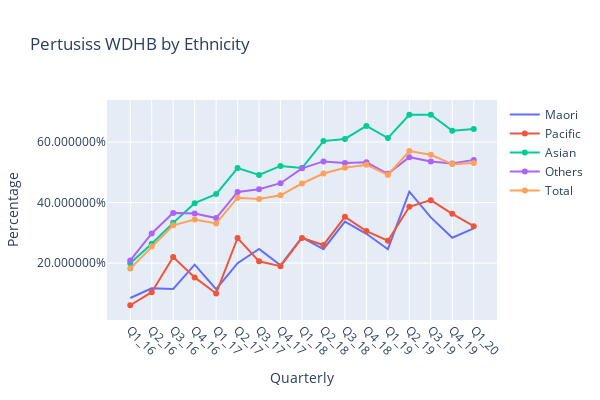

The notebook cell saved with this chart:
### Markdown cell above
## Coverage by DHB and Ethnicity (Quarterly Trends)

### Code cell
import pandas as pd
import matplotlib.pyplot as plt
import plotly.graph_objects as go
import numpy as np
#DHBAll = pd.ExcelFile('G:/Funding Team/Planning/Health Information/HIAT/Michael Files/Antinatal Vaccination/April 2019 to March 2020/For Python.xlsx')
#DHBPert = pd.read_excel(DHBAll, 'Pertussis Graphs', skiprows=5)
WDHBEthnic = DHBPert[['Maori','Pacific','Asian', 'European_Other', 'Total']]
WDHBEthnic=WDHBEthnic.round(3)
WDHBEthnic=WDHBEthnic[:29]

# Declare a list that is to be converted into a column 
Quarter = ['Q1_16', 'Q2_16', 'Q3_16', 'Q4_16','Q1_17', 'Q2_17', 'Q3_17', 'Q4_17','Q1_18', 'Q2_18', 'Q3_18', 'Q4_18','Q1_19', 
           'Q2_19', 'Q3_19', 'Q4_19','Q1_20', 'Q2_20', 'Q3_20', 'Q4_20',
           'Q1_21', 'Q2_21', 'Q3_21', 'Q4_21','Q1_22', 'Q2_22', 'Q3_22', 'Q4_22', 'Q1_23'] 
# Using 'Address' as the column name 
# and equating it to the list 
WDHBEthnic['Quarter'] = Quarter 
WDHBEthnic=WDHBEthnic.dropna()
random_x = WDHBEthnic["Quarter"].tolist()
# using to_numpy() 
random_y0 = WDHBEthnic['Maori'].tolist()   

random_y1 = WDHBEthnic['Pacific'].tolist()  

random_y2 = WDHBEthnic['Asian'].tolist()   
random_y3 = WDHBEthnic['European_Other'].tolist() 
random_y4 = WDHBEthnic['Total'].tolist() 

import numpy as np

# Create traces
fig = go.Figure()
fig.add_trace(go.Scatter(x=random_x, y=random_y0,
                    mode='lines',
                    name='Maori'))
fig.add_trace(go.Scatter(x=random_x, y=random_y1,
                    mode='lines+markers',
                    name='Pacific'))
fig.add_trace(go.Scatter(x=random_x, y=random_y2,
                    mode='lines+markers',
                    name='Asian'))
fig.add_trace(go.Scatter(x=random_x, y=random_y3,
                    mode='lines+markers',
                    name='Others'))
fig.add_trace(go.Scatter(x=random_x, y=random_y4,
                    mode='lines+markers',
                    name='Total'))
# Edit the layout
fig.update_layout(title='Pertusiss by Ethnicity',
                   xaxis_title='Quarter',
                   yaxis_title='Percentage')

fig.update_layout(xaxis_type='category',
                  title_text='Pertusiss WDHB by Ethnicity',
                  xaxis_title='Quarterly',
                  yaxis_title='Percentage')
fig.update_xaxes(tickangle=45)
fig.update_yaxes(tickformat="%")
fig.update_layout(showlegend=True)
#fig.update_layout(legend_orientation="h")
fig.update_layout(
    autosize=True,
    width=600,
    height=400,)
fig.show()

### Figure 1 — Plotly figure (JSON) as saved in the notebook; plotly's stock layout.template omitted (floating-point values rounded to 4 significant figures)
{"data": [{"mode": "lines", "name": "Maori", "type": "scatter", "x": ["Q1_16", "Q2_16", "Q3_16", "Q4_16", "Q1_17", "Q2_17", "Q3_17", "Q4_17", "Q1_18", "Q2_18", "Q3_18", "Q4_18", "Q1_19", "Q2_19", "Q3_19", "Q4_19", "Q1_20"], "y": [0.085, 0.117, 0.115, 0.195, 0.114, 0.2, 0.247, 0.193, 0.285, 0.246, 0.337, 0.297, 0.246, 0.436, 0.351, 0.284, 0.315]}, {"mode": "lines+markers", "name": "Pacific", "type": "scatter", "x": ["Q1_16", "Q2_16", "Q3_16", "Q4_16", "Q1_17", "Q2_17", "Q3_17", "Q4_17", "Q1_18", "Q2_18", "Q3_18", "Q4_18", "Q1_19", "Q2_19", "Q3_19", "Q4_19", "Q1_20"], "y": [0.061, 0.104, 0.22, 0.153, 0.1, 0.283, 0.206, 0.19, 0.283, 0.26, 0.353, 0.306, 0.274, 0.386, 0.408, 0.363, 0.322]}, {"mode": "lines+markers", "name": "Asian", "type": "scatter", "x": ["Q1_16", "Q2_16", "Q3_16", "Q4_16", "Q1_17", "Q2_17", "Q3_17", "Q4_17", "Q1_18", "Q2_18", "Q3_18", "Q4_18", "Q1_19", "Q2_19", "Q3_19", "Q4_19", "Q1_20"], "y": [0.2, 0.264, 0.333, 0.398, 0.428, 0.514, 0.491, 0.521, 0.514, 0.603, 0.61, 0.653, 0.613, 0.69, 0.69, 0.637, 0.643]}, {"mode": "lines+markers", "name": "Others", "type": "scatter", "x": ["Q1_16", "Q2_16", "Q3_16", "Q4_16", "Q1_17", "Q2_17", "Q3_17", "Q4_17", "Q1_18", "Q2_18", "Q3_18", "Q4_18", "Q1_19", "Q2_19", "Q3_19", "Q4_19", "Q1_20"], "y": [0.209, 0.298, 0.366, 0.364, 0.349, 0.435, 0.444, 0.464, 0.513, 0.536, 0.531, 0.533, 0.495, 0.55, 0.536, 0.529, 0.541]}, {"mode": "lines+markers", "name": "Total", "type": "scatter", "x": ["Q1_16", "Q2_16", "Q3_16", "Q4_16", "Q1_17", "Q2_17", "Q3_17", "Q4_17", "Q1_18", "Q2_18", "Q3_18", "Q4_18", "Q1_19", "Q2_19", "Q3_19", "Q4_19", "Q1_20"], "y": [0.182, 0.255, 0.325, 0.344, 0.331, 0.416, 0.412, 0.424, 0.463, 0.496, 0.515, 0.525, 0.491, 0.57, 0.558, 0.527, 0.531]}], "layout": {"autosize": true, "height": 400, "showlegend": true, "title": {"text": "Pertusiss WDHB by Ethnicity"}, "width": 600, "xaxis": {"tickangle": 45, "title": {"text": "Quarterly"}, "type": "category"}, "yaxis": {"tickformat": "%", "title": {"text": "Percentage"}}}}
